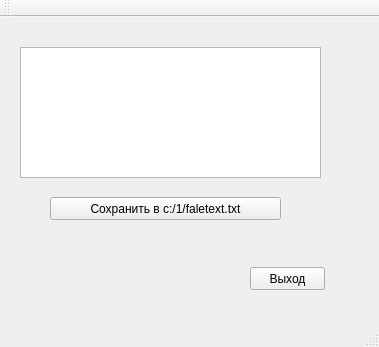
<?xml version="1.0" encoding="UTF-8"?>
<ui version="4.0">
 <class>MainWindow</class>
 <widget class="QMainWindow" name="MainWindow">
  <property name="geometry">
   <rect>
    <x>0</x>
    <y>0</y>
    <width>379</width>
    <height>347</height>
   </rect>
  </property>
  <property name="windowTitle">
   <string>MainWindow</string>
  </property>
  <widget class="QWidget" name="centralWidget">
   <widget class="QPushButton" name="pushButton">
    <property name="geometry">
     <rect>
      <x>250</x>
      <y>250</y>
      <width>75</width>
      <height>23</height>
     </rect>
    </property>
    <property name="text">
     <string>Выход</string>
    </property>
   </widget>
   <widget class="QPushButton" name="pushButton_2">
    <property name="geometry">
     <rect>
      <x>50</x>
      <y>180</y>
      <width>231</width>
      <height>23</height>
     </rect>
    </property>
    <property name="text">
     <string>Сохранить в c:/1/faletext.txt</string>
    </property>
   </widget>
   <widget class="QTextEdit" name="textEdit">
    <property name="geometry">
     <rect>
      <x>20</x>
      <y>30</y>
      <width>301</width>
      <height>131</height>
     </rect>
    </property>
   </widget>
  </widget>
  <widget class="QMenuBar" name="menuBar">
   <property name="geometry">
    <rect>
     <x>0</x>
     <y>0</y>
     <width>379</width>
     <height>21</height>
    </rect>
   </property>
  </widget>
  <widget class="QToolBar" name="mainToolBar">
   <attribute name="toolBarArea">
    <enum>TopToolBarArea</enum>
   </attribute>
   <attribute name="toolBarBreak">
    <bool>false</bool>
   </attribute>
  </widget>
  <widget class="QStatusBar" name="statusBar"/>
 </widget>
 <layoutdefault spacing="6" margin="11"/>
 <resources/>
 <connections>
  <connection>
   <sender>pushButton</sender>
   <signal>clicked()</signal>
   <receiver>MainWindow</receiver>
   <slot>close()</slot>
   <hints>
    <hint type="sourcelabel">
     <x>554</x>
     <y>393</y>
    </hint>
    <hint type="destinationlabel">
     <x>392</x>
     <y>423</y>
    </hint>
   </hints>
  </connection>
 </connections>
</ui>
